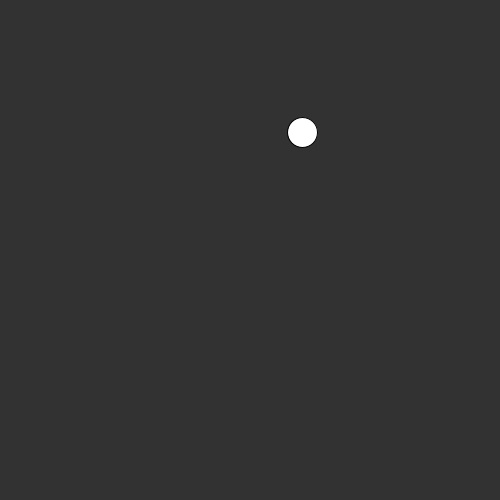
Frame 1 (no input)
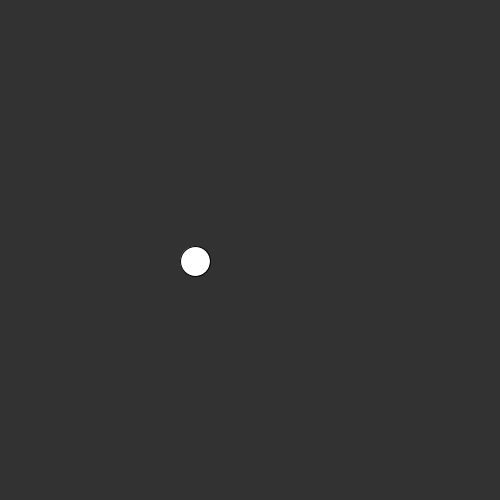
Frame 60 (the mouse pressed at the canvas centre just before this capture)
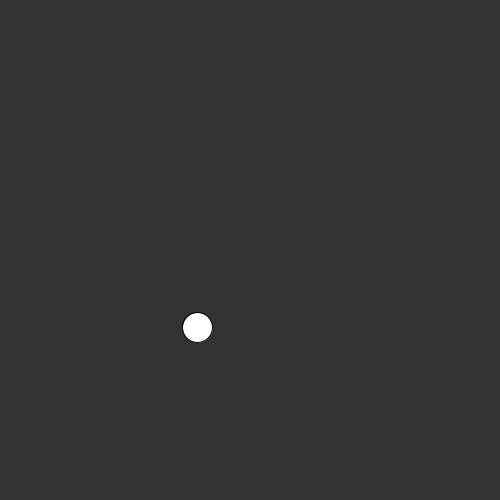
Frame 120 (the mouse held since frame 60 and released just before this capture)

The Processing sketch that drew these frames (run headless with seeded random() and noise(); from frame 60 on, the mouse is pressed at the canvas centre):

// Processing sketch: PerlinNoise
// ── PerlinNoise.pde
float xOff1 = 0;
float xOff2 = 1000;

void setup() {
    size(500,500);
}

void draw()
{
    background(50);
    xOff1 = xOff1 + 0.01;
    xOff2 = xOff2 + 0.01;
    //alt taraf perlin noise fonk.dur. her zaman çıktısı 0-1 arasıdır.Eğer xOff=0 olsaydı
    //sadece xOff=0 anındaki bir sayıyı verecekti ki sabit olacaktı.üstteki gibi xOff'yi arttırarak
    //alta arguman olarak verdik.
    float x = noise(xOff1);
    float y = noise(xOff2);
    
    float mappedX = map(x,0,1,0,width); //üstteki x değerini 0-width arası olacak şekilde map ettik.
    float mappedY = map(y,0,1,0,height); //üstteki x değerini 0-width arası olacak şekilde map ettik.
    ellipse(mappedX, mappedY, 30,30);
}
